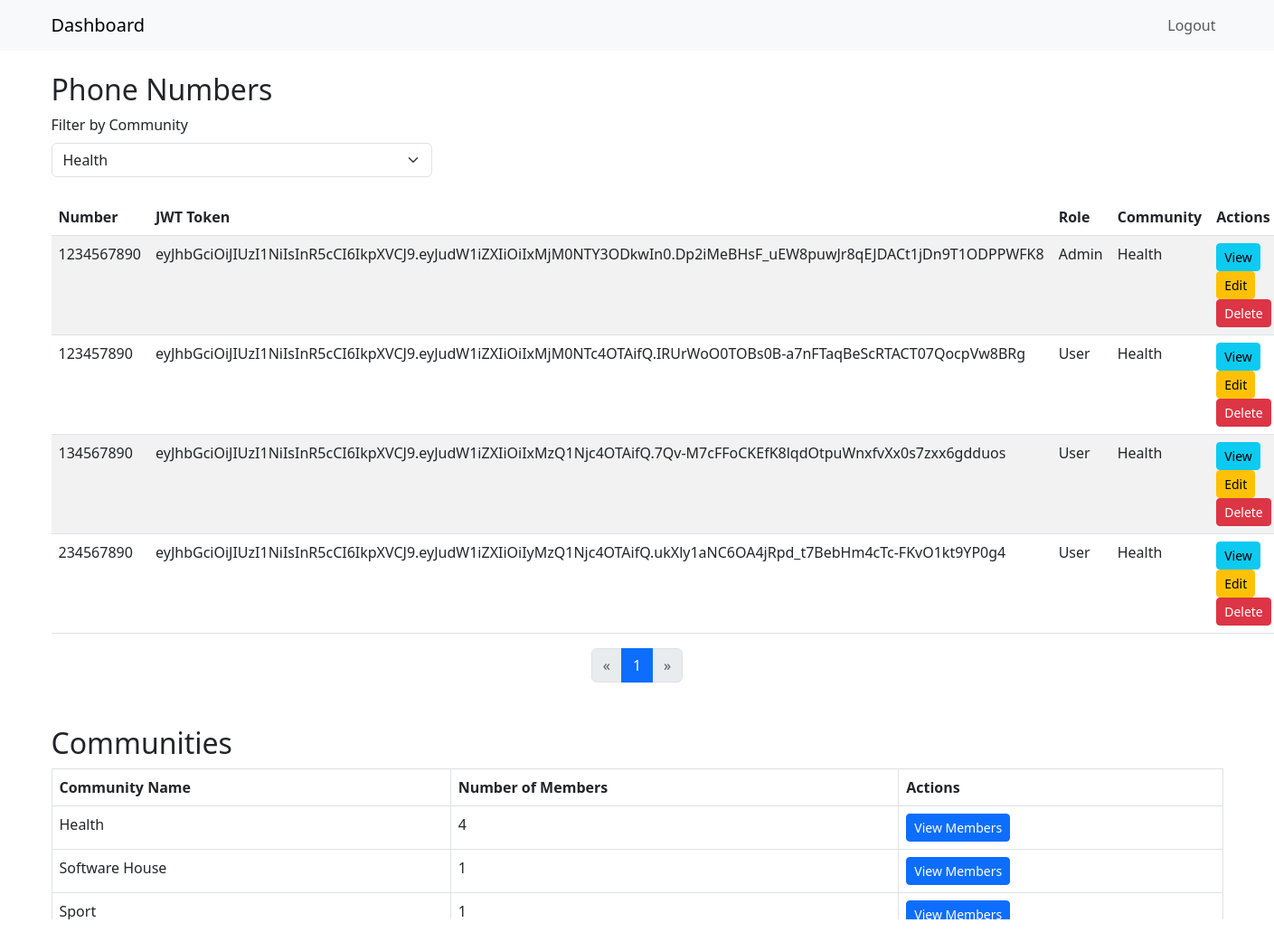
/custom-admin/dashboard/?community=1 (signed in), run on the app's committed database.
### myapp/models.py (models this page shows, shortened)
class PhoneNumber(models.Model):
    ROLE_CHOICES = [
        ('user', 'User'),
        ('admin', 'Admin'),
    ]
    number = models.CharField(max_length=15, unique=True)
    is_verified = models.BooleanField(default=False)
    role = models.CharField(max_length=10, choices=ROLE_CHOICES, default='user')

class Token(models.Model):
    phone_number = models.OneToOneField(PhoneNumber, on_delete=models.CASCADE, related_name="token")
    jwt_token = models.TextField()  # Stores JWT as text to handle longer tokens
    created_at = models.DateTimeField(auto_now_add=True)

class CommunityMember(models.Model):
    COMMUNITY_CHOICES = [
        (1, 'Health'),
        (2, 'Software House'),
        (3, 'Sport'),
    ]
    ROLE_CHOICES = [
        ('user', 'User'),
        ('admin', 'Admin'),
    ]
    name = models.CharField(max_length=255)
    phone_number = models.ForeignKey(PhoneNumber, on_delete=models.CASCADE, related_name="community_members")
    community = models.IntegerField(choices=COMMUNITY_CHOICES)
    profile_image = models.TextField()  # Stores base64 image data as text
    role = models.CharField(max_length=10, choices=ROLE_CHOICES, default='user')

### custom_admin/views.py (the view)
# urls.py: path('dashboard/', views.AdminDashboardView.as_view(), name='dashboard'),
class AdminDashboardView(LoginRequiredMixin, View):
    template_name = 'custom_admin/dashboard.html'
    def get(self, request):
        selected_community = request.GET.get('community', 'all')
        communities = CommunityMember.COMMUNITY_CHOICES
        phone_numbers = PhoneNumber.objects.select_related('token').filter(
            community_members__community=selected_community
        ).distinct() if selected_community != 'all' else PhoneNumber.objects.select_related('token').all()
        page_obj = Paginator(phone_numbers, 10).get_page(request.GET.get('page'))
        community_data = [
            {'id': value, 'name': name, 'count': CommunityMember.objects.filter(community=value).count()}
            for value, name in communities
        ]
        context = {
            'phone_numbers': page_obj.object_list,
            'page_obj': page_obj,
            'communities': communities,
            'selected_community': selected_community,
            'community_data': community_data,
        }
        return render(request, self.template_name, context)

### templates/custom_admin/dashboard.html (shortened to what this page needs)
{% extends 'base.html' %}
{% block content %}
<h2>Phone Numbers</h2>
<form method="get" class="row g-3 mb-4">
    <div class="col-md-4">
        <label for="community" class="form-label">Filter by Community</label>
        <select name="community" id="community" class="form-select" onchange="this.form.submit()">
            {% for value, name in communities %}
                <option value="{{ value }}" {% if selected_community|stringformat:"s" == value|stringformat:"s" %}selected{% endif %}>{{ name }}</option>
            {% endfor %}
        </select>
    </div>
</form>
<table class="table table-striped">
    <thead>
        <tr>
            <th>Number</th>
            <th>JWT Token</th>
            <th>Role</th>
            <th>Community</th>
            <th>Actions</th>
        </tr>
    </thead>
    <tbody>
        {% for phone in phone_numbers %}
        <tr>
            <td>{{ phone.number }}</td>
            <td>{{ phone.token.jwt_token }}</td>
            <td>
                {% for member in phone.community_members.all %}
                    {{ member.get_role_display }}{% if not forloop.last %}, {% endif %}
                {% empty %}
                    -
                {% endfor %}
            </td>
            <td>
                {% for member in phone.community_members.all %}
                    {{ member.get_community_display }}{% if not forloop.last %}, {% endif %}
                {% empty %}
                    -
                {% endfor %}
            </td>
            <td>
                <a href="{% url 'custom_admin:view_phone' phone.number %}" class="btn btn-sm btn-info">View</a>
                <a href="{% url 'custom_admin:edit_phone' phone.number %}" class="btn btn-sm btn-warning">Edit</a>
                <a href="#" class="btn btn-sm btn-danger delete-btn" data-number="{{ phone.number }}">Delete</a>
            </td>
        </tr>
        {% empty %}
        <tr>
            <td colspan="5">No phone numbers found.</td>
        </tr>
        {% endfor %}
    </tbody>
</table>
<nav aria-label="Page navigation">
  <ul class="pagination justify-content-center">
    {% if page_obj.has_previous %}
      <li class="page-item">
        <a class="page-link" href="?page={{ page_obj.previous_page_number }}{% if selected_community != 'all' %}&community={{ selected_community }}{% endif %}" aria-label="Previous">
          <span aria-hidden="true">&laquo;</span>
        </a>
      </li>
    {% else %}
      <li class="page-item disabled">
        <span class="page-link" aria-hidden="true">&laquo;</span>
      </li>
    {% endif %}
    {% for num in page_obj.paginator.page_range %}
      {% if page_obj.number == num %}
        <li class="page-item active"><span class="page-link">{{ num }}</span></li>
      {% elif num > page_obj.number|add:'-3' and num < page_obj.number|add:'3' %}
        <li class="page-item"><a class="page-link" href="?page={{ num }}{% if selected_community != 'all' %}&community={{ selected_community }}{% endif %}">{{ num }}</a></li>
      {% endif %}
    {% endfor %}
    {% if page_obj.has_next %}
      <li class="page-item">
        <a class="page-link" href="?page={{ page_obj.next_page_number }}{% if selected_community != 'all' %}&community={{ selected_community }}{% endif %}" aria-label="Next">
          <span aria-hidden="true">&raquo;</span>
        </a>
      </li>
    {% else %}
      <li class="page-item disabled">
        <span class="page-link" aria-hidden="true">&raquo;</span>
      </li>
    {% endif %}
  </ul>
</nav>
<h2 class="mt-5">Communities</h2>
<table class="table table-bordered">
    <thead>
        <tr>
            <th>Community Name</th>
            <th>Number of Members</th>
            <th>Actions</th>
        </tr>
    </thead>
    <tbody>
        {% for community in community_data %}
        <tr>
            <td>{{ community.name }}</td>
            <td>{{ community.count }}</td>
            <td>
                <a href="?community={{ community.id }}" class="btn btn-sm btn-primary">View Members</a>
            </td>
        </tr>
        {% endfor %}
    </tbody>
</table>
{% endblock %}

### templates/base.html (shortened to what this page needs)
<!DOCTYPE html>
<html lang="en">
<head>
    <link href="https://cdn.jsdelivr.net/npm/bootstrap@5.3.0/dist/css/bootstrap.min.css" rel="stylesheet">
</head>
<body>
    <nav class="navbar navbar-expand-lg navbar-light bg-light">
        <div class="container">
            <a class="navbar-brand" href="{% url 'custom_admin:dashboard' %}">Dashboard</a>
            <div class="collapse navbar-collapse">
                <ul class="navbar-nav ms-auto">
                    {% if user.is_authenticated %}
                        <li class="nav-item">
                            <a class="nav-link" href="{% url 'custom_admin:logout' %}">Logout</a>
                        </li>
                    {% endif %}
                </ul>
            </div>
        </div>
    </nav>
    <div class="container mt-4">
        {% block content %}{% endblock %}
    </div>
</body>
</html>

### data on the page
PhoneNumber: number "1234567890", token.jwt_token "eyJhbGciOiJIUzI1NiIsInR5cCI6IkpXVCJ9.eyJudW1iZXIiOiIxMjM0NTY3ODkwIn0.Dp2iMeBHsF_uEW8puwJr8qEJDACt1jDn9T1ODPPWFK8"
CommunityMember: role "Admin", community "Health"
PhoneNumber: number "123457890", token.jwt_token "eyJhbGciOiJIUzI1NiIsInR5cCI6IkpXVCJ9.eyJudW1iZXIiOiIxMjM0NTc4OTAifQ.IRUrWoO0TOBs0B-a7nFTaqBeScRTACT07QocpVw8BRg"
CommunityMember: role "User", community "Health"
PhoneNumber: number "134567890", token.jwt_token "eyJhbGciOiJIUzI1NiIsInR5cCI6IkpXVCJ9.eyJudW1iZXIiOiIxMzQ1Njc4OTAifQ.7Qv-M7cFFoCKEfK8lqdOtpuWnxfvXx0s7zxx6gdduos"
CommunityMember: role "User", community "Health"
PhoneNumber: number "234567890", token.jwt_token "eyJhbGciOiJIUzI1NiIsInR5cCI6IkpXVCJ9.eyJudW1iZXIiOiIyMzQ1Njc4OTAifQ.ukXly1aNC6OA4jRpd_t7BebHm4cTc-FKvO1kt9YP0g4"
CommunityMember: role "User", community "Health"

### other printed values
{{ num }} "1"
{{ community.name }} "Health" "Software House" "Sport"
{{ community.count }} "4" "1" "1"
form field community "Health"
